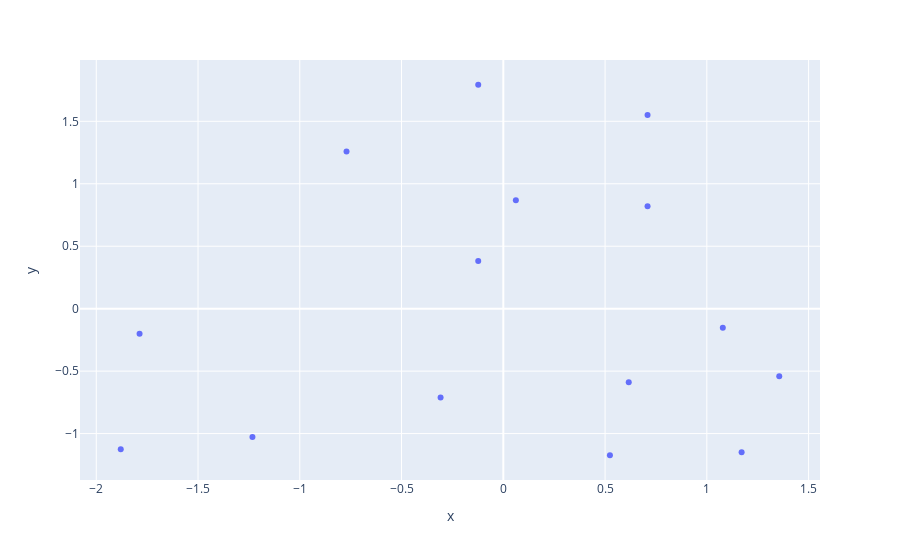

Write notebook code for a chart like this one.
### Code cell
grafico  = px.scatter(x=base_salario[:, 0], y= base_salario[:, 1])
grafico.show()

### Figure 1 — Plotly figure (JSON) as saved in the notebook; plotly's stock layout.template omitted (floating-point values rounded to 4 significant figures)
{"data": [{"hovertemplate": "x=%{x}<br>y=%{y}<extra></extra>", "legendgroup": "", "marker": {"color": "#636efa", "symbol": "circle"}, "mode": "markers", "name": "", "orientation": "v", "showlegend": false, "type": "scatter", "x": [-1.88, -1.233, -1.787, -0.3081, 0.5238, 1.171, 1.356, 0.6163, 1.078, -0.7703, -0.1233, 0.06163, -0.1233, 0.7087, 0.7087], "xaxis": "x", "y": [-1.125, -1.028, -0.201, -0.7115, -1.173, -1.149, -0.5414, -0.59, -0.1524, 1.258, 0.3825, 0.8688, 1.793, 0.8201, 1.55], "yaxis": "y"}], "layout": {"legend": {"tracegroupgap": 0}, "margin": {"t": 60}, "xaxis": {"anchor": "y", "domain": [0, 1], "title": {"text": "x"}}, "yaxis": {"anchor": "x", "domain": [0, 1], "title": {"text": "y"}}}}
